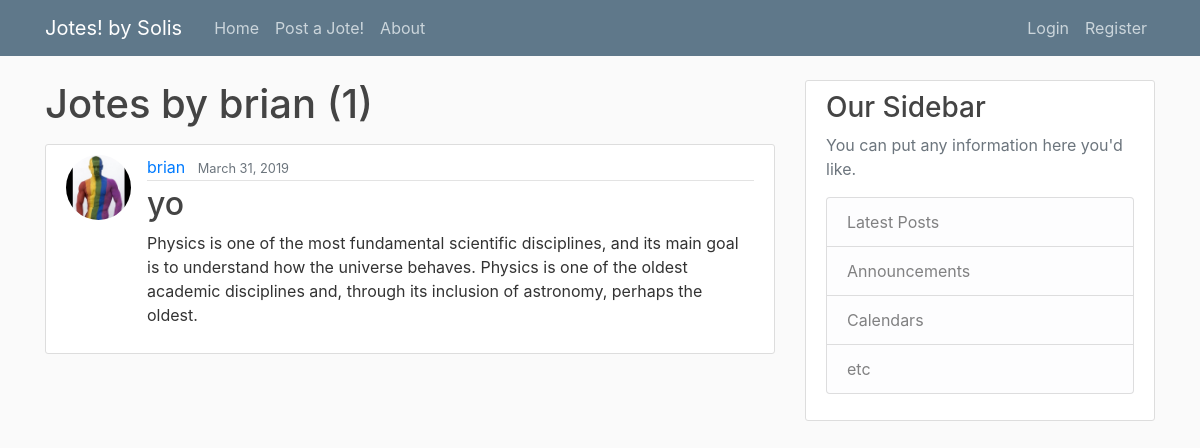
The page /user/brian on the database its author committed.
### blog/models.py (models this page shows, shortened)
class Post(models.Model):
    content = models.CharField(max_length=300)
    title = models.CharField(max_length=100)
    date_posted = models.DateTimeField(default=timezone.now)
    author = models.ForeignKey(User, on_delete=models.CASCADE)

### users/models.py (models this page shows, shortened)
class Profile(models.Model):
    user = models.OneToOneField(User, on_delete=models.CASCADE)
    image = models.ImageField(default='default.jpg', upload_to='profile_pics')

### blog/views.py (the view)
# urls.py: path('user/<str:username>', UserPostListView.as_view(), name='user-posts'),
class UserPostListView(ListView):
    model = Post
    template_name = 'blog/user_posts.html'  # <app>/<model>_<viewtype>.html
    context_object_name = 'posts'
    paginate_by = 5
    def get_queryset(self):
        user = get_object_or_404(User, username=self.kwargs.get('username'))
        return Post.objects.filter(author=user).order_by('-date_posted')

### blog/templates/blog/user_posts.html (shortened to what this page needs)
{% extends "blog/base.html" %}
{% block content %}
    <h1 class="mb-3">Jotes by {{ view.kwargs.username }} ({{ page_obj.paginator.count }})</h1>
    {% for post in posts %}
        <article class="media content-section">
          <img class="rounded-circle article-img" src="{{ post.author.profile.image.url }}">
          <div class="media-body">
            <div class="article-metadata">
              <a class="mr-2" href="{% url 'user-posts' post.author.username %}">{{ post.author }}</a>
              <small class="text-muted">{{ post.date_posted|date:"F d, Y" }}</small>
            </div>
            <h2><a class="article-title" href="{% url 'post-detail' post.id %}">{{ post.title }}</a></h2>
            <p class="article-content">{{ post.content }}</p>
          </div>
        </article>
    {% endfor %}
{% endblock content %}

### blog/static/blog/main.css (style rules this page uses)
body { background: #fafafa; color: #333333; margin-top: 5rem; }
h1, h2, h3, h4, h5, h6 { color: #444444; }
.content-section { background: #ffffff; padding: 10px 20px; border: 1px solid #dddddd; border-radius: 3px; margin-bottom: 20px; }
.article-title { color: #444444; }
.article-content { white-space: pre-line; }
.article-img { height: 65px; width: 65px; margin-right: 16px; }
.article-metadata { padding-bottom: 1px; margin-bottom: 4px; border-bottom: 1px solid #e3e3e3 }

### rows shown on the page
Post: author.profile.image (placeholder picture), author "brian", date_posted "March 31, 2019", title "yo", content "Physics is one of the most fundamental scientific disciplines, and its main goal is to understand how the universe behaves. Physics is one of the oldest academic disciplines and, through its inclusion of astronomy, perhaps the oldest."

### other values the page prints
{{ view.kwargs.username }} "brian"
{{ page_obj.paginator.count }} "1"
